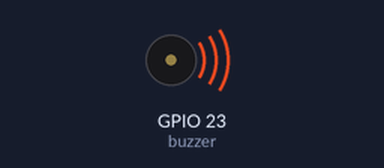
A program run on a simulated Raspberry Pi (BCM pin numbers). Shown: buzzer (waves = sounding, pin HIGH). What the program prints to the terminal is not drawn.

Above: at 0.5 s.
Timing chart, 0 to 4.6 s (numbered marks = the images above):
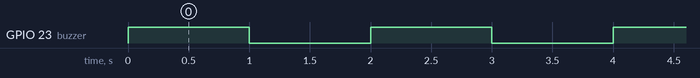

Measured:
- by itself, GPIO 23 (buzzer): alternates HIGH for 1.0 s and LOW for 1.0 s

The program:

buzzer_test.py
```python
import RPi.GPIO as GPIO
from time import sleep
GPIO.setwarnings(False)
GPIO.setmode(GPIO.BCM)
buzzer=23
GPIO.setup(buzzer,GPIO.OUT)
while True:
    GPIO.output(buzzer,GPIO.HIGH)
    print("beep")
    sleep(1)
    GPIO.output(buzzer,GPIO.LOW)
    print("no beep")
    sleep(1)
    
```
